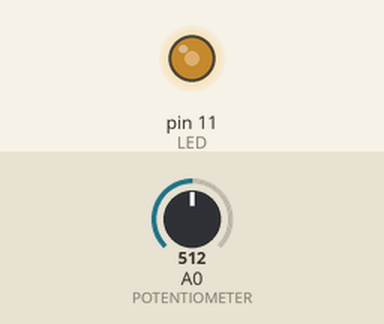
This sketch was run on a simulated Arduino Uno, built with avr-gcc and run on an emulated ATmega328P. Shown: output pins drawn as LEDs (lit = HIGH). The test bench sets the inputs (shaded band); at power-on: A0 (POTENTIOMETER) = 512.

Above: at 1.2 s.
1.3 s: A0 (POTENTIOMETER) set to 716
At 2.5 s:
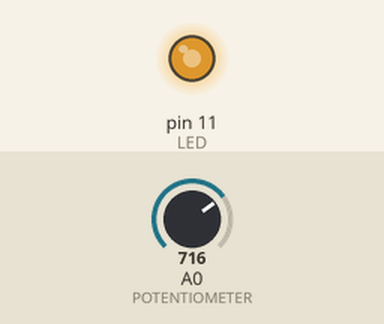
2.8 s: A0 (POTENTIOMETER) set to 900
At 3.6 s:
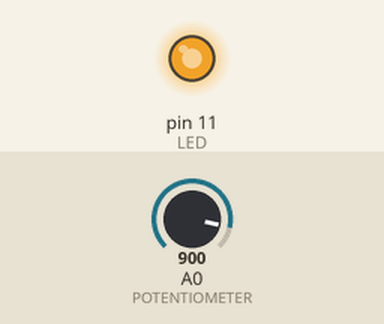
4.3 s: A0 (POTENTIOMETER) set to 245
At 4.8 s:
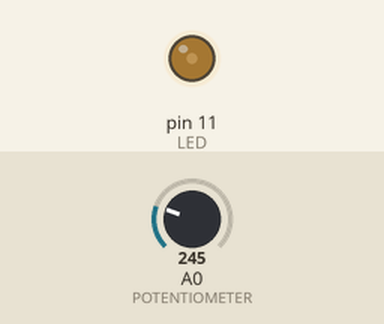
5.8 s: A0 (POTENTIOMETER) set to 0
At 7.0 s:
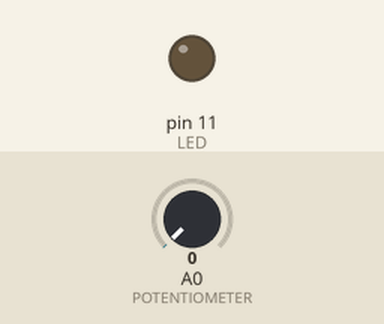
7.3 s: A0 (POTENTIOMETER) set to 511
At 8.3 s:
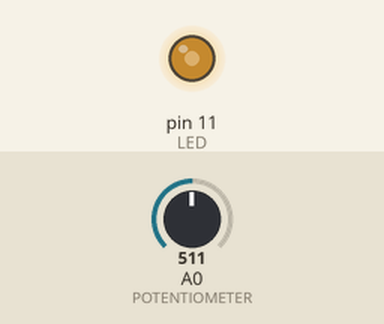
Timing chart, 0 to 9.8 s (numbered marks = the images above; inputs shaded):
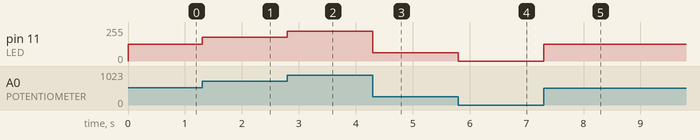

The sketch:

potentiometer_dimmer_2.ino
```cpp
const int POTENTIOMETER = A0;
const int LED = 11;
const int MAX_POTENTIOMETER_READING = 1023;
const int MAX_PWM_OUTPUT = 255;
const int SERIAL_VEL = 9600;

void regulateLedIntensity(int potentiometerReading);
void printReading(int potentiometerReading);

void setup() {
  Serial.begin(SERIAL_VEL);
  pinMode(POTENTIOMETER, INPUT);
  pinMode(LED, OUTPUT);
}

void loop() {
  int potentiometerReading = analogRead(POTENTIOMETER);
  regulateLedIntensity(potentiometerReading);
}

void regulateLedIntensity(int potentiometerReading)
{
  int pwm = map(potentiometerReading, 0, MAX_POTENTIOMETER_READING, 0, MAX_PWM_OUTPUT);
  analogWrite(LED, pwm);
}

void printReading(int potentiometerReading)
{
  Serial.print("Reading: ");
  Serial.print(potentiometerReading);
  Serial.println();
}
```

Measured:
- after the input at 1.3 s, pin 11 (LED): 127/255 → 178/255 at once
- after the input at 2.8 s, pin 11 (LED): 178/255 → 224/255 at once
- after the input at 4.3 s, pin 11 (LED): 224/255 → 61/255 at once
- after the input at 5.8 s, pin 11 (LED): 61/255 → 0/255 at once
- after the input at 7.3 s, pin 11 (LED): 0/255 → 127/255 at once
